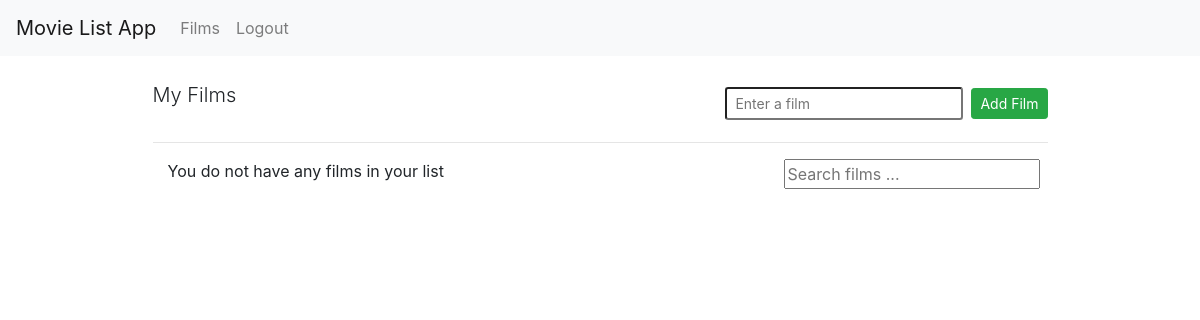
/films/ (signed in), run on an earlier commit of the app's database.
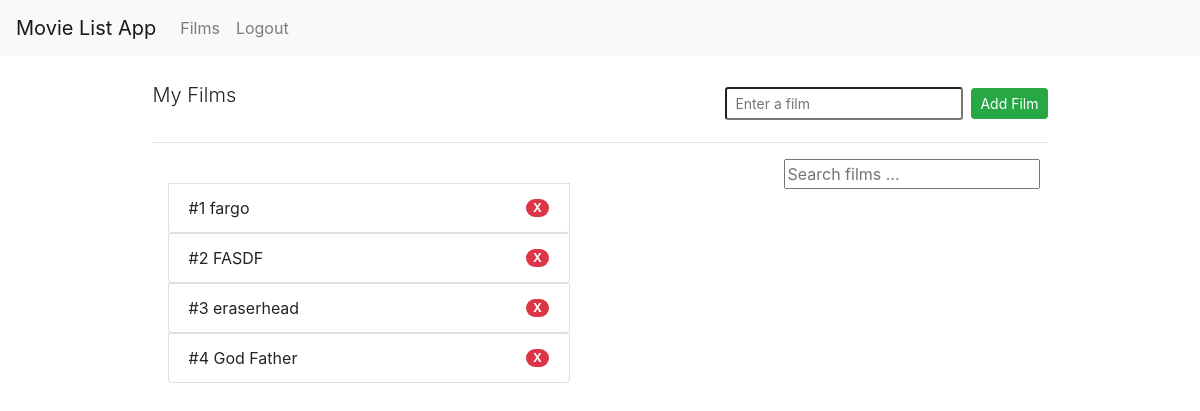
And on a later commit of the database.
### films/models.py (models this page shows)
class UserFilms(models.Model):
    user = models.ForeignKey(User, on_delete=models.CASCADE)
    film = models.ForeignKey(Film, on_delete=models.CASCADE)
    order = models.PositiveSmallIntegerField()
    class Meta:
        ordering = ["order"]

class Film(models.Model):
    name = models.CharField(max_length=128, unique=True)
    user = models.ManyToManyField(User, related_name="films", through="UserFilms")
    class Meta:
        ordering = [Lower("name")]

### films/views.py (the view)
# urls.py: path("films/", views.FilmList.as_view(), name="film-list"),
class FilmList(LoginRequiredMixin, ListView):
    template_name = "films.html"
    model = Film
    context_object_name = "films"
    def get_queryset(self):
        user = self.request.user
        return UserFilms.objects.filter(user=user)

### films/templates/films.html (shortened to what this page needs)
{% extends 'base.html' %}
{% block content %}
<div class="align-center col-10 offset-1">
    <div class="d-flex justify-content-between align-items-center">
        <p class="lead ml-0">My Films</p>
        <form hx-post="{% url 'add-film' %}" hx-target='#film-list' class="d-flex align-items-center">
            <input type="text" name="filmname" class="form-control-sm mr-2" placeholder="Enter a film" />
            <button type="submit" class="btn btn-success btn-sm">Add Film</button>
        </form>
    </div>
    <hr/>
    <div id="film-list">
        {% include 'partials/film-list.html' %}
    </div>
</div>
{% endblock content %}

### films/templates/base.html (shortened to what this page needs)
{% load static %}
<!DOCTYPE html>
<html lang="en">
  <head>
    <link
      rel="stylesheet"
      href="https://maxcdn.bootstrapcdn.com/bootstrap/4.0.0/css/bootstrap.min.css"
 />
    <link rel="stylesheet" href="{% static 'css/styles.css' %}" />
  </head>
  <body>
    {% include 'partials/navbar.html' %}
    <div class="container mt-4">{% block content %} {% endblock %}</div>
  </body>
</html>

### films/templates/partials/navbar.html (shortened to what this page needs)
<nav class="navbar navbar-expand-lg navbar-light bg-light">
    <a class="navbar-brand" href="{% url 'index' %}">Movie List App</a>
    <div id="navbarNav">
        <ul class="navbar-nav ml-auto">
            {% if user.is_authenticated %}
            <li class="nav-item">
                <a class="nav-link" href="{% url 'film-list' %}">Films</a>
            </li>
            <li class="nav-item">
                <a class="nav-link" href="{% url 'logout' %}">Logout</a>
            </li>
            {% endif %}
        </ul>
    </div>
</nav>

### films/templates/partials/film-list.html (shortened to what this page needs)
<div class="d-flex justify-content-between">
  <section class="col-6">
    {% if films %}
    <form
      class="sortable list-group col-12"
      hx-trigger="end"
      hx-post="{% url 'sort' %}"
      hx-target="#film-list">
      {% for film in films %}
      <div>
        <li
          class="list-group-item d-flex justify-content-between align-items-center">
          #{{film.order}} {{ film.film.name }}
          <span
            class="badge badge-danger badge-pill"
            style="cursor: pointer"
            hx-delete="{% url 'delete-film' film.pk %}"
            hx-target="#film-list"
            hx-confirm="Are you sure you wish to delete?"
            >X</span
          >
        </li>
      </div>
      {% endfor %}
    </form>
    {% else %}
    <p>You do not have any films in your list</p>
    {% endif %}
  </section>
  <section>{% include 'partials/search.html' %}</section>
</div>

### films/templates/partials/search.html (shortened to what this page needs)
<div class="d-flex justify-content-between">
  <form>
    <input type="text"
    name="search"
    hx-post={% url 'search-film' %}
    hx-trigger="keyup change delay:500ms"
    hx-target="#results"
    class="form-contorl-sm mr-2 mb-4"
    placeholder="Search films ...">
  </form>
</div>

What changed in the data, as far as the page shows it:
added UserFilms: order "1", film.name "fargo"
added UserFilms: order "2", film.name "FASDF"
added UserFilms: order "3", film.name "eraserhead"
added UserFilms: order "4", film.name "God Father"
Also different on the page:
text no longer shown: "You do not have any films in your list"
